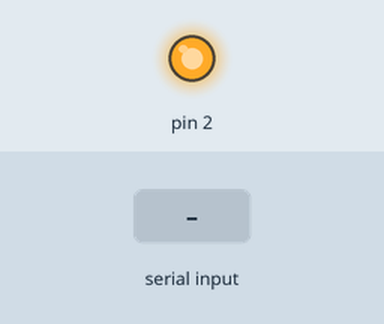
Bench run of a sketch on a simulated Arduino Uno, built with avr-gcc and run on an emulated ATmega328P. On the bench: output pins drawn as LEDs (lit = HIGH). Inputs (shaded band) come from the test bench.

Above: at 1.2 s.
1.3 s: "1\n" received over Serial
At 2.2 s:
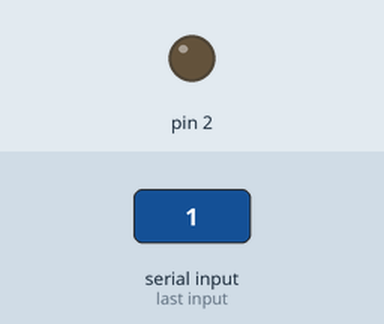
2.8 s: "2\n" received over Serial
At 3.3 s:
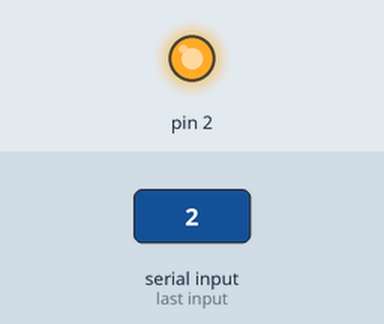
Timing chart, 0 to 5.8 s (numbered marks = the images above; inputs shaded):
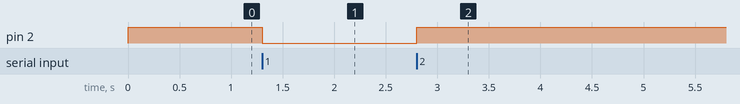

Measured:
- after the input at 1.3 s, pin 2: HIGH → LOW at once
- after the input at 2.8 s, pin 2: LOW → HIGH at once

The sketch:

consumer_meter.ino
```cpp
/*  @file       comsumer_meter.ino
*/

/*
*   A 5V relays NC terminals are connected between the Consumer's Programmable Load and the Battery Bank.
*   Upon aceeptance of bid for energy purchase from producer, the consumer draws energy from the batteries and
*   a DC meter in between records the enrgy purchased.
*
*   This Relay recieves commands from the Consumer's Network Server Backend i.e. Consumer.js
*   through serial port.
*
*   Upon recieving a value '1' from the server, this relay changes its state and the battery
*   is connected with the consumer's load. Original condition is restored upon recieving a value '2'.
*
*   We have set the default value to be High, i.e. the  circuit between the Consumer and the batteries is open at
*   the start.
*/

int value = 2;

void setup()
{
  Serial.begin(9600);
  pinMode(PD2,OUTPUT);
  digitalWrite(PD2,HIGH); // Default Condition
}

void loop()
{
    value = Serial.parseInt();  // Read the serial data

    if(value == 1)
    {
      // Toggle connection to draw energy from the batteries
      digitalWrite(PD2,LOW);
    }

    if(value == 2)
    {
      // Go back to default state
      digitalWrite(PD2,HIGH);
    }
}
```
